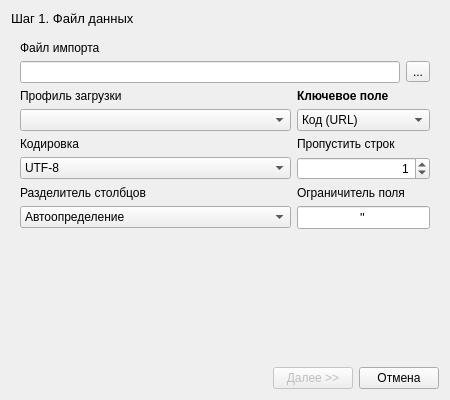
<?xml version="1.0" encoding="UTF-8"?>
<ui version="4.0">
 <class>DialogGroupsMasterImport</class>
 <widget class="QDialog" name="DialogGroupsMasterImport">
  <property name="geometry">
   <rect>
    <x>0</x>
    <y>0</y>
    <width>450</width>
    <height>400</height>
   </rect>
  </property>
  <property name="windowTitle">
   <string>Импорт групп из XLSX, XLS, CSV</string>
  </property>
  <layout class="QVBoxLayout" name="verticalLayout">
   <item>
    <widget class="QLabel" name="labelStepInfo">
     <property name="font">
      <font>
       <pointsize>10</pointsize>
      </font>
     </property>
     <property name="text">
      <string>Шаг 1. Файл данных</string>
     </property>
    </widget>
   </item>
   <item>
    <widget class="QStackedWidget" name="stackedWidget">
     <property name="currentIndex">
      <number>0</number>
     </property>
     <widget class="QWidget" name="pageSettings">
      <layout class="QGridLayout" name="gridLayout">
       <item row="0" column="0">
        <widget class="QLabel" name="label">
         <property name="text">
          <string>Файл импорта</string>
         </property>
        </widget>
       </item>
       <item row="1" column="0" colspan="3">
        <layout class="QHBoxLayout" name="horizontalLayout_4">
         <item>
          <widget class="QLineEdit" name="lineEditFile">
           <property name="enabled">
            <bool>true</bool>
           </property>
           <property name="readOnly">
            <bool>true</bool>
           </property>
          </widget>
         </item>
         <item>
          <widget class="QToolButton" name="toolButtonFileOpen">
           <property name="toolTip">
            <string>Выбрать папку эскпорта</string>
           </property>
           <property name="text">
            <string>...</string>
           </property>
          </widget>
         </item>
        </layout>
       </item>
       <item row="2" column="0" colspan="2">
        <widget class="QLabel" name="label_3">
         <property name="text">
          <string>Профиль загрузки</string>
         </property>
        </widget>
       </item>
       <item row="2" column="2">
        <widget class="QLabel" name="label_8">
         <property name="font">
          <font>
           <weight>75</weight>
           <bold>true</bold>
          </font>
         </property>
         <property name="text">
          <string>Ключевое поле</string>
         </property>
        </widget>
       </item>
       <item row="3" column="0" colspan="2">
        <widget class="QComboBox" name="comboBoxProfile"/>
       </item>
       <item row="3" column="2">
        <widget class="QComboBox" name="comboBoxKeyField">
         <item>
          <property name="text">
           <string>Код (URL)</string>
          </property>
         </item>
         <item>
          <property name="text">
           <string>Идентификатор</string>
          </property>
         </item>
         <item>
          <property name="text">
           <string>Наименование</string>
          </property>
         </item>
        </widget>
       </item>
       <item row="4" column="0">
        <widget class="QLabel" name="label_4">
         <property name="text">
          <string>Кодировка</string>
         </property>
        </widget>
       </item>
       <item row="4" column="2">
        <widget class="QLabel" name="label_5">
         <property name="text">
          <string>Пропустить строк</string>
         </property>
        </widget>
       </item>
       <item row="5" column="0" colspan="2">
        <widget class="QComboBox" name="comboBoxEncoding">
         <item>
          <property name="text">
           <string>UTF-8</string>
          </property>
         </item>
         <item>
          <property name="text">
           <string>Windows-1251</string>
          </property>
         </item>
        </widget>
       </item>
       <item row="5" column="2">
        <widget class="QSpinBox" name="spinBoxSkipRows">
         <property name="sizePolicy">
          <sizepolicy hsizetype="Preferred" vsizetype="Fixed">
           <horstretch>0</horstretch>
           <verstretch>0</verstretch>
          </sizepolicy>
         </property>
         <property name="alignment">
          <set>Qt::AlignRight|Qt::AlignTrailing|Qt::AlignVCenter</set>
         </property>
         <property name="maximum">
          <number>1000</number>
         </property>
         <property name="value">
          <number>1</number>
         </property>
        </widget>
       </item>
       <item row="6" column="0" colspan="2">
        <widget class="QLabel" name="label_6">
         <property name="text">
          <string>Разделитель столбцов</string>
         </property>
        </widget>
       </item>
       <item row="6" column="2">
        <widget class="QLabel" name="label_7">
         <property name="text">
          <string>Ограничитель поля</string>
         </property>
        </widget>
       </item>
       <item row="7" column="0" colspan="2">
        <widget class="QComboBox" name="comboBoxDelimiter">
         <item>
          <property name="text">
           <string>Автоопределение</string>
          </property>
         </item>
         <item>
          <property name="text">
           <string>Точка с запятой</string>
          </property>
         </item>
         <item>
          <property name="text">
           <string>Запятая</string>
          </property>
         </item>
         <item>
          <property name="text">
           <string>Табуляция</string>
          </property>
         </item>
        </widget>
       </item>
       <item row="7" column="2">
        <widget class="QLineEdit" name="lineEditEnclosure">
         <property name="sizePolicy">
          <sizepolicy hsizetype="Preferred" vsizetype="Fixed">
           <horstretch>0</horstretch>
           <verstretch>0</verstretch>
          </sizepolicy>
         </property>
         <property name="font">
          <font>
           <pointsize>10</pointsize>
          </font>
         </property>
         <property name="text">
          <string>&quot;</string>
         </property>
         <property name="maxLength">
          <number>1</number>
         </property>
         <property name="alignment">
          <set>Qt::AlignCenter</set>
         </property>
        </widget>
       </item>
       <item row="8" column="1">
        <spacer name="verticalSpacer">
         <property name="orientation">
          <enum>Qt::Vertical</enum>
         </property>
         <property name="sizeHint" stdset="0">
          <size>
           <width>20</width>
           <height>89</height>
          </size>
         </property>
        </spacer>
       </item>
      </layout>
     </widget>
     <widget class="QWidget" name="pageColumns">
      <layout class="QVBoxLayout" name="verticalLayout_2">
       <property name="spacing">
        <number>2</number>
       </property>
       <property name="leftMargin">
        <number>2</number>
       </property>
       <property name="topMargin">
        <number>2</number>
       </property>
       <property name="rightMargin">
        <number>2</number>
       </property>
       <property name="bottomMargin">
        <number>2</number>
       </property>
       <item>
        <widget class="QScrollArea" name="scrollArea">
         <property name="widgetResizable">
          <bool>true</bool>
         </property>
         <widget class="QWidget" name="scrollAreaWidgetContents">
          <property name="geometry">
           <rect>
            <x>0</x>
            <y>0</y>
            <width>426</width>
            <height>323</height>
           </rect>
          </property>
         </widget>
        </widget>
       </item>
      </layout>
     </widget>
     <widget class="QWidget" name="pageResult">
      <layout class="QGridLayout" name="gridLayout_2">
       <item row="0" column="1">
        <widget class="QLabel" name="labelCountInsert">
         <property name="font">
          <font>
           <weight>75</weight>
           <bold>true</bold>
          </font>
         </property>
         <property name="text">
          <string>0</string>
         </property>
        </widget>
       </item>
       <item row="1" column="0">
        <widget class="QLabel" name="label_9">
         <property name="text">
          <string>Обновлено групп:</string>
         </property>
        </widget>
       </item>
       <item row="0" column="0">
        <widget class="QLabel" name="label_2">
         <property name="text">
          <string>Добавлено групп:</string>
         </property>
        </widget>
       </item>
       <item row="1" column="1">
        <widget class="QLabel" name="labelCountUpdate">
         <property name="font">
          <font>
           <weight>75</weight>
           <bold>true</bold>
          </font>
         </property>
         <property name="text">
          <string>0</string>
         </property>
        </widget>
       </item>
       <item row="3" column="2">
        <widget class="QLineEdit" name="lineEditProfileName">
         <property name="text">
          <string>Профиль 1</string>
         </property>
        </widget>
       </item>
       <item row="2" column="0">
        <spacer name="verticalSpacer_2">
         <property name="orientation">
          <enum>Qt::Vertical</enum>
         </property>
         <property name="sizeHint" stdset="0">
          <size>
           <width>20</width>
           <height>209</height>
          </size>
         </property>
        </spacer>
       </item>
       <item row="3" column="0" colspan="2">
        <widget class="QCheckBox" name="checkBoxIsSaveProfile">
         <property name="text">
          <string>Сохранить профиль (настройки)</string>
         </property>
         <property name="checked">
          <bool>true</bool>
         </property>
        </widget>
       </item>
      </layout>
     </widget>
    </widget>
   </item>
   <item>
    <layout class="QHBoxLayout" name="horizontalLayout">
     <item>
      <spacer name="horizontalSpacer">
       <property name="orientation">
        <enum>Qt::Horizontal</enum>
       </property>
       <property name="sizeHint" stdset="0">
        <size>
         <width>348</width>
         <height>20</height>
        </size>
       </property>
      </spacer>
     </item>
     <item>
      <widget class="QPushButton" name="buttonRun">
       <property name="enabled">
        <bool>false</bool>
       </property>
       <property name="sizePolicy">
        <sizepolicy hsizetype="Preferred" vsizetype="Fixed">
         <horstretch>0</horstretch>
         <verstretch>0</verstretch>
        </sizepolicy>
       </property>
       <property name="minimumSize">
        <size>
         <width>0</width>
         <height>0</height>
        </size>
       </property>
       <property name="maximumSize">
        <size>
         <width>16777215</width>
         <height>16777215</height>
        </size>
       </property>
       <property name="baseSize">
        <size>
         <width>0</width>
         <height>50</height>
        </size>
       </property>
       <property name="text">
        <string>Далее &gt;&gt;</string>
       </property>
       <property name="iconSize">
        <size>
         <width>16</width>
         <height>16</height>
        </size>
       </property>
       <property name="flat">
        <bool>false</bool>
       </property>
      </widget>
     </item>
     <item>
      <widget class="QPushButton" name="buttonCancel">
       <property name="sizePolicy">
        <sizepolicy hsizetype="Preferred" vsizetype="Fixed">
         <horstretch>0</horstretch>
         <verstretch>0</verstretch>
        </sizepolicy>
       </property>
       <property name="minimumSize">
        <size>
         <width>0</width>
         <height>0</height>
        </size>
       </property>
       <property name="maximumSize">
        <size>
         <width>16777215</width>
         <height>16777215</height>
        </size>
       </property>
       <property name="text">
        <string>Отмена</string>
       </property>
       <property name="iconSize">
        <size>
         <width>16</width>
         <height>16</height>
        </size>
       </property>
       <property name="flat">
        <bool>false</bool>
       </property>
      </widget>
     </item>
    </layout>
   </item>
  </layout>
 </widget>
 <resources/>
 <connections/>
</ui>
